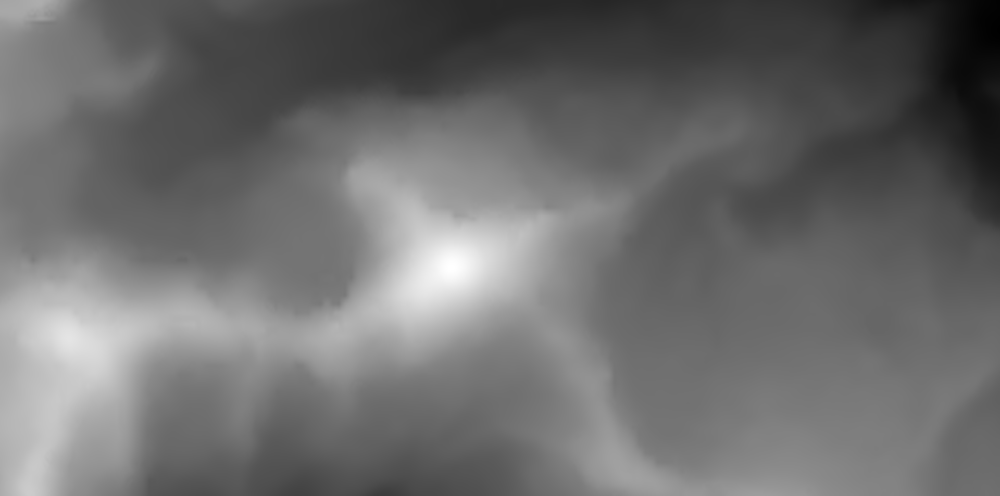
%> input picture project 1/matterhorn.png, 1000 x 496 px, shrunk from 1920 x 953 before the run
$ octave opdracht7.m   (GNU Octave 9; MATLAB toolbox functions it lacks are replaced by stand-ins)
%> lines starting %> are read from the running program, lines starting %| are printed output that depends on the picture
### project 1/kkb.m
function C = kkb(x, y, F, n, m)
% Deze functie lost het 2D-kleinstekwadratenprobleem op met Legendrebasis.
%
%   C = kkb(x, y, F, n, m)
%
%   Input:
%       x - rijvector met x-waarden (lengte N)
%       y - rijvector met y-waarden (lengte M)
%       F - datamatrix van grootte M x N
%       n - maximale graad in x
%       m - maximale graad in y
%
%   Output:
%       C - coefficientenmatrix van grootte (m+1) x (n+1)
%           met C = (B^+) F (A^+)^T

x = x(:);
y = y(:);
A = get_leg_mtx(x, n); % dimensie N x (n+1)
B = get_leg_mtx(y, m); % dimensie M x (m+1)

%B * X = F dus X = B \ F geeft X = (B^+) * F
X = B \ F;

%A * Y = X' dus Y = A \ X' geeft Y = (A^+) * X'
Y = A \ X';
C = Y';

end

### project 1/get_leg_mtx.m
function A = get_leg_mtx(x, n)
% Deze functie maakt de vandermondematrix met Legendreveeltermen.
%
%   A = get_leg_mtx(x, n)
%
%   Input:
%       x - vector met evaluatiepunten (lengte N)
%       n - maximale graad
%
%   Output:
%       A - matrix van grootte N x (n+1)
%           met A(i,k+1) = P_k(x_i)

x = x(:);
N = length(x);
A = zeros(N, n+1);

% P_0(x) = 1
A(:,1) = 1;
if n >= 1
    % P_1(x) = x
    A(:,2) = x;
end

%recursie eig: (k+1)P_{k+1}(x) = (2k+1)xP_k(x) - kP_{k-1}(x)
for k = 1:n-1
    A(:,k+2) = ((2*k+1)*x.*A(:,k+1) - k*A(:,k)) / (k+1);
end

end

### project 1/opdracht7.m
clear; clc; close all;

F = double(imread('matterhorn.png'));
%> F: size 496x1000 double; min 0, max 255, mean 109.1; mean of the top-left, top-right, bottom-left and bottom-right quarters 101.4, 73.8, 143, 118.2
[M, N] = size(F);
%> M = 496; N = 1000
x = linspace(-1,1,N);
%> x = 1000 values from -1 to 1
y = linspace(-1,1,M);
%> y = 496 values from -1 to 1
[X, Y] = meshgrid(x, y);
n = 25;
m = 25;
C = kkb(x, y, F, n, m);
%> in kkb, `Y = A \ X';`:
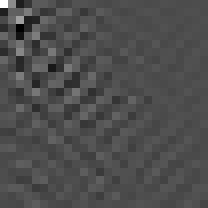
%> Y: size 26x26 double (shown 8 times larger); min -47.74, max 109.2, mean 0.2; drawn with min black and max white
%> in kkb, `C = Y';`:
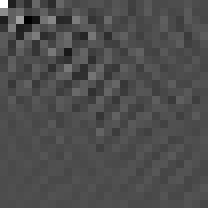
%> C: size 26x26 double (shown 8 times larger); min -47.74, max 109.2, mean 0.2; mean of the top-left, top-right, bottom-left and bottom-right quarters 0.7, 0, 0, 0; drawn with min black and max white
A = get_leg_mtx(x, n);
B = get_leg_mtx(y, m);
Z = B * C * A';

%% 3D-oppervlakken: origineel en benadering
figure;
subplot(1,2,1);
surf(X, Y, F, 'EdgeColor','none','LineStyle','none','FaceLighting','phong');
xlim([-1,1]); ylim([-1,1]); zlim([0,250]);
title('Matterhorn - originele data');
xlabel('x'); ylabel('y'); zlabel('hoogte');
view(45,30);
camlight headlight;

subplot(1,2,2);
surf(X, Y, Z, 'EdgeColor','none','LineStyle','none','FaceLighting','phong');
xlim([-1,1]); ylim([-1,1]); zlim([0,250]);
title('Matterhorn - veeltermbenadering (n=m=25)');
xlabel('x'); ylabel('y'); zlabel('hoogte');
view(45,30);
camlight headlight;
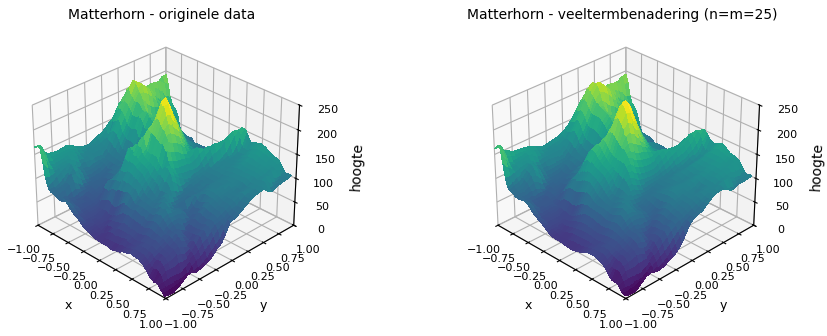
%> figure redrawn from the program's plot data, 2 panels

%% bovenaanzicht
figure;
subplot(1,2,1);
imagesc(x, y, F);
set(gca, 'YDir', 'normal');
axis square;
colorbar;
title('imagesc: originele data');
xlabel('x'); ylabel('y');

subplot(1,2,2);
imagesc(x, y, Z);
set(gca, 'YDir', 'normal');
axis square;
colorbar;
title('imagesc: veeltermbenadering');
xlabel('x'); ylabel('y');
%> after `ylabel('y')`:
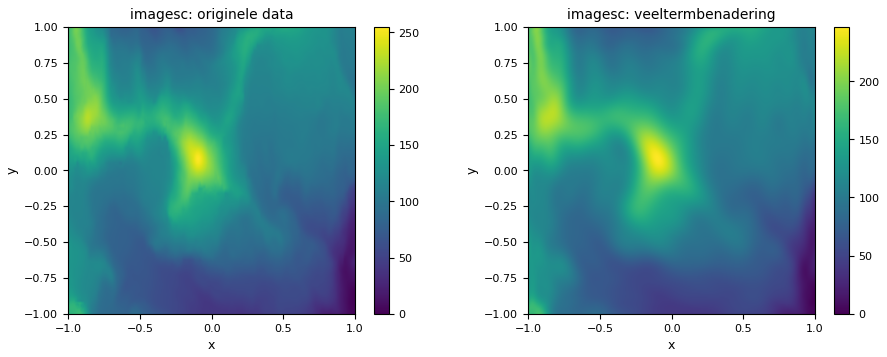
%> figure redrawn from the program's plot data, 2 panels

%% contour
figure;
subplot(1,2,1);
contourf(X, Y, F,10, 'LineColor', 'none');
axis square;
colorbar;
title('contourf: originele data');
xlabel('x'); ylabel('y');

subplot(1,2,2);
contourf(X, Y, Z,10, 'LineColor', 'none');
axis square;
colorbar;
title('contourf: veeltermbenadering');
xlabel('x'); ylabel('y');
%> after `ylabel('y')`:
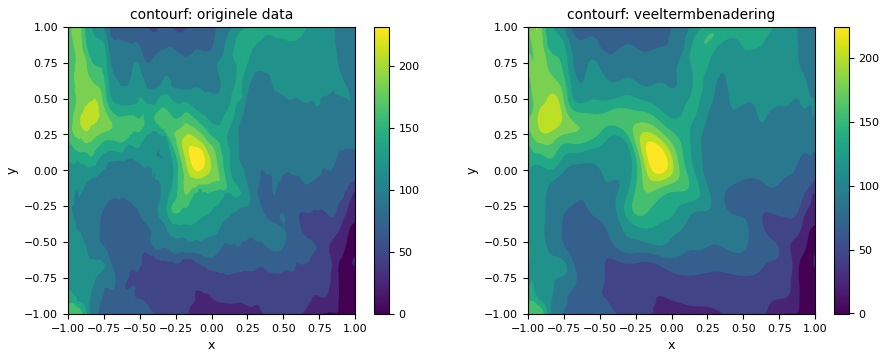
%> figure redrawn from the program's plot data, 2 panels

%% grootte fout
errFro = norm(F - Z, 'fro');
%> errFro = 1612.7
relErr = errFro / max(norm(F, 'fro'), eps);
%> relErr = 0.0197
fprintf('Opgave 7 benaderd met n=m=25\n');
fprintf('||F - Z||_F = %.3e\n', errFro);
%| ||F - Z||_F = 1.613e+03
fprintf('Relatieve fout = %.3e\n', relErr);
%| Relatieve fout = 1.966e-02

errAbs = abs(F - Z);
figure;
imagesc(x, y, flipud(errAbs));
set(gca, 'YDir', 'normal');
axis square;
colorbar;
colormap(hot);
title('Absolute Fout abs(F - Z)');
xlabel('x'); ylabel('y');
%> after `ylabel('y')`:
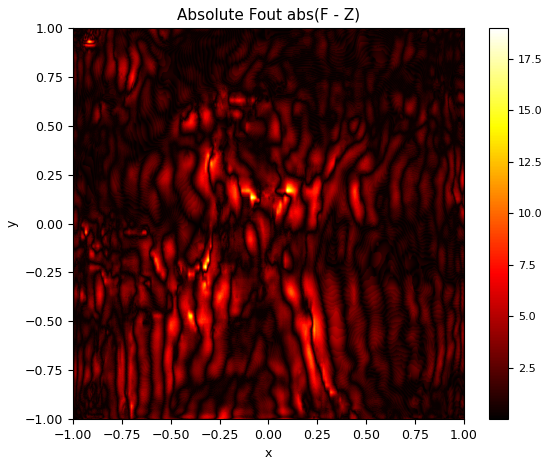
%> figure redrawn from the program's plot data
